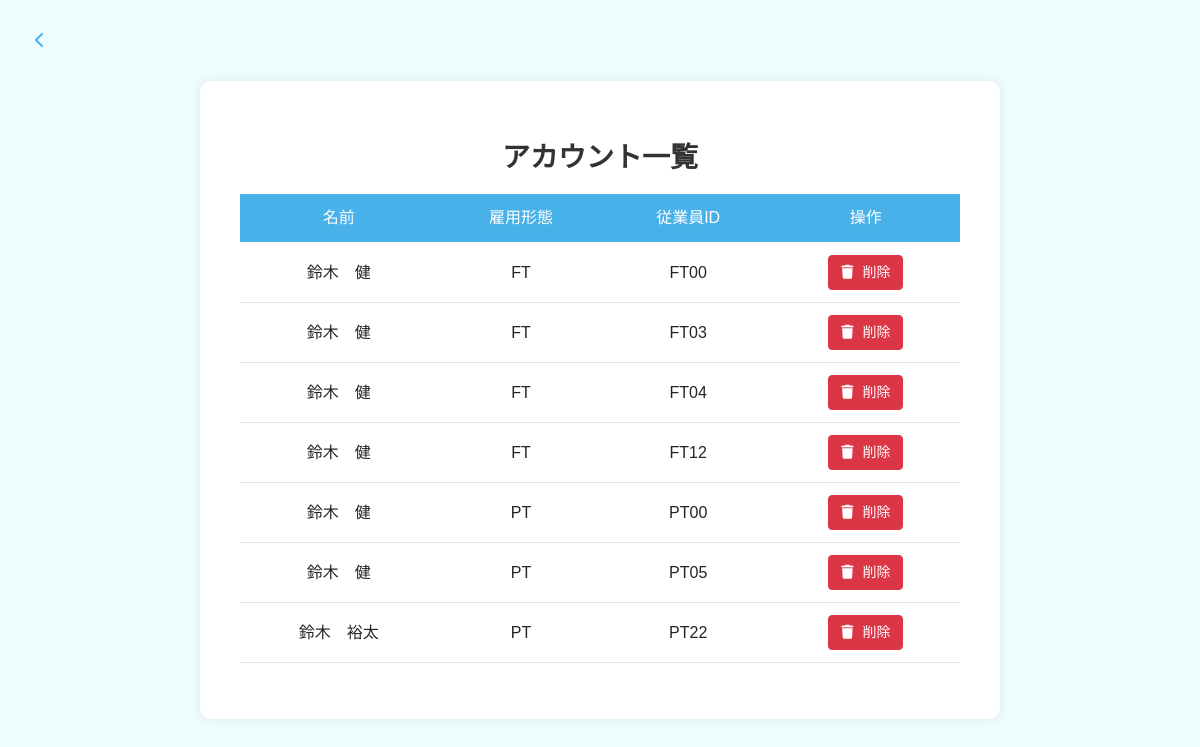
The app's page /management_account (signed in) with its own data.
### testapp/models.py (models this page shows, shortened)
class User(db.Model):
    __tablename__ = 'users'  # テーブル名を明示的に指定
    id = db.Column(db.Integer, primary_key=True)
    name = db.Column(db.String(20), nullable=False)  # 20文字まで
    employment_type = db.Column(db.String(2), nullable=False)  # FTまたはPT（2文字）
    employee_id = db.Column(db.String(4), unique=True, nullable=False)  # 4文字（例：FT01）
    password = db.Column(db.String(10), nullable=False)  # 10文字まで

### testapp/main.py (the view)
@app.route('/management_account')
def management_account():
    if 'adm_logged_in' not in session:
        return redirect(url_for('adm_login'))
    users = User.query.order_by(
        case(
            (User.employment_type == 'FT', 0),
            (User.employment_type == 'PT', 1),
        ),
        User.employee_id
    ).all()
    users = sorted(users, key=lambda x: (x.employment_type, int(x.employee_id[2:]) if x.employee_id[2:].isdigit() else 0))
    return render_template('testapp/management_account.html', users=users)

### testapp/templates/testapp/management_account.html (shortened to what this page needs)
<!DOCTYPE html>
<html lang="ja">
    <head>
        <link href="https://cdn.jsdelivr.net/npm/bootstrap@5.0.2/dist/css/bootstrap.min.css" rel="stylesheet">
        <link rel="stylesheet" href="https://cdnjs.cloudflare.com/ajax/libs/font-awesome/6.5.1/css/all.min.css">
        <link rel="stylesheet" href="{{ url_for('static', filename='css/management_account.css') }}"/>
    </head>
    <body>
        <a href="{{ url_for('management') }}" class="back-button">
            <i class="fa-solid fa-chevron-left"></i>
        </a>
        <div class="container">
            <div class="account-list">
                <h2>アカウント一覧</h2>
                <table class="table">
                    <thead>
                        <tr>
                            <th class="text-center">名前</th>
                            <th class="text-center">雇用形態</th>
                            <th class="text-center">従業員ID</th>
                            <th class="text-center">操作</th>
                        </tr>
                    </thead>
                    <tbody>
                        {% for user in users %}
                        <tr>
                            <td class="text-center">{{ user.name }}</td>
                            <td class="text-center">{{ user.employment_type }}</td>
                            <td class="text-center">{{ user.employee_id }}</td>
                            <td class="text-center">
                                <button type="button" class="btn btn-danger" onclick="showDeleteConfirmation('{{ user.id }}', '{{ user.name }}', '{{ user.employment_type }}', '{{ user.employee_id }}')">
                                    <i class="fas fa-trash"></i> 削除
                                </button>
                            </td>
                        </tr>
                        {% endfor %}
                    </tbody>
                </table>
            </div>
        </div>
    </body>
</html>

### testapp/static/css/management_account.css (style rules this page uses)
body { background-color: rgba(202, 252, 255, 0.315); font-family: 'Noto Sans JP', sans-serif; margin: 0; padding: 0; display: flex; justify-content: center; align-items: center; min-height: 100vh; }
h2 { font-size: 28px; font-weight: bold; font-family: 'Noto Sans JP', sans-serif; margin-bottom: 25px; }
.back-button { color: #48b1e9; text-decoration: none !important; display: flex; align-items: center; justify-content: center; width: 40px; height: 40px; border-radius: 50%; transition: all 0.3s ease; position: fixed; left: 20px; top: 20px; }
.container { text-align: center; background-color: white; padding: 40px; border-radius: 10px; box-shadow: 0 0 10px rgba(0, 0, 0, 0.1); width: 80%; max-width: 800px; }
.account-list { margin-top: 20px; }
.account-list h2 { margin-bottom: 20px; color: #333; }
.table { width: 100%; margin-top: 20px; border-collapse: separate; border-spacing: 0; }
.table th { background-color: #48b1e9; color: white; padding: 12px; font-family: 'Noto Sans JP', sans-serif; text-align: center; font-weight: 480; position: relative; }
.table th::after { content: ''; position: absolute; bottom: 0; left: 0; right: 0; height: 2px; }
.table td { padding: 12px; font-family: 'Noto Sans JP', sans-serif; border-bottom: 1px solid #dee2e6; vertical-align: middle; }
.btn-danger { padding: 6px 12px; font-size: 14px; }
.btn-danger i { margin-right: 5px; }

### records on screen
User: name "鈴木 健", employment_type "FT", employee_id "FT00"
User: name "鈴木 健", employment_type "FT", employee_id "FT03"
User: name "鈴木 健", employment_type "FT", employee_id "FT04"
User: name "鈴木 健", employment_type "FT", employee_id "FT12"
User: name "鈴木 健", employment_type "PT", employee_id "PT00"
User: name "鈴木 健", employment_type "PT", employee_id "PT05"
User: name "鈴木 裕太", employment_type "PT", employee_id "PT22"
